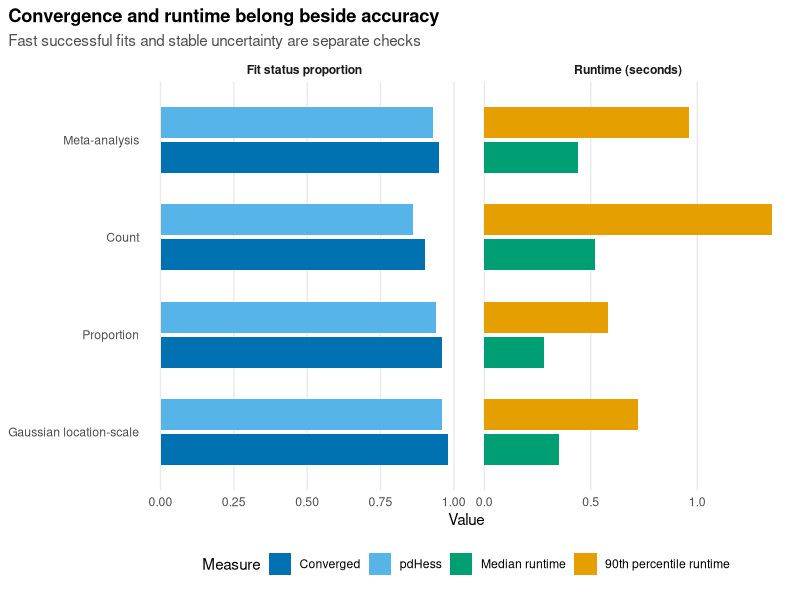
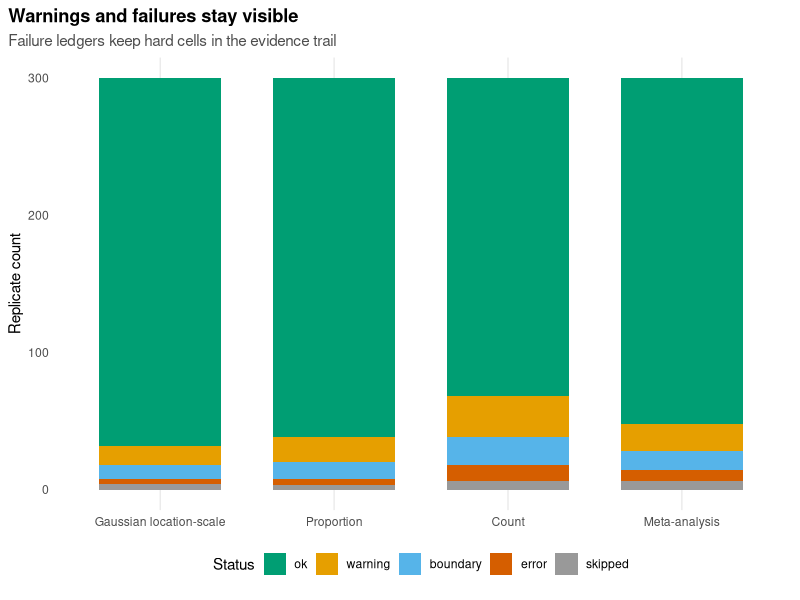

These figures' R source, in order:
## ---- chunk 1
has_ggplot2 <- requireNamespace("ggplot2", quietly = TRUE)
knitr::opts_chunk$set(
  collapse = TRUE,
  comment = "#>",
  fig.width = 7,
  fig.height = 4.2,
  dpi = 144,
  eval = has_ggplot2
)
## ---- chunk 2
library(ggplot2)

theme_sim_grammar <- function() {
  theme_minimal(base_size = 11) +
    theme(
      panel.grid.minor = element_blank(),
      panel.grid.major.y = element_blank(),
      plot.title.position = "plot",
      plot.title = element_text(face = "bold"),
      plot.subtitle = element_text(colour = "grey30", lineheight = 1.05),
      strip.text = element_text(face = "bold"),
      legend.position = "bottom",
      plot.margin = margin(6, 10, 12, 6)
    )
}

surface_palette <- c(
  "Gaussian location-scale" = "#0072B2",
  "Proportion" = "#009E73",
  "Count" = "#D55E00",
  "Meta-analysis" = "#CC79A7"
)

surface_levels <- names(surface_palette)
surface_facet_labels <- c(
  "Gaussian location-scale" = "Gaussian\nlocation-scale",
  "Proportion" = "Proportion",
  "Count" = "Count",
  "Meta-analysis" = "Meta-analysis"
)
estimand_display_labels <- c(
  "beta_x" = "beta_x",
  "sigma" = "sigma",
  "sd_group" = "sd(group)",
  "rho12" = "rho12"
)
## ---- chunk 3
run_summary <- data.frame(
  surface = surface_levels,
  convergence_rate = c(0.98, 0.96, 0.90, 0.95),
  pdhess_rate = c(0.96, 0.94, 0.86, 0.93),
  elapsed_median = c(0.35, 0.28, 0.52, 0.44),
  elapsed_p90 = c(0.72, 0.58, 1.35, 0.96)
)
run_summary$surface <- factor(run_summary$surface, levels = surface_levels)
run_long <- rbind(
  data.frame(
    surface = run_summary$surface,
    measure = "Converged",
    value = run_summary$convergence_rate
  ),
  data.frame(
    surface = run_summary$surface,
    measure = "pdHess",
    value = run_summary$pdhess_rate
  ),
  data.frame(
    surface = run_summary$surface,
    measure = "Median runtime",
    value = run_summary$elapsed_median
  ),
  data.frame(
    surface = run_summary$surface,
    measure = "90th percentile runtime",
    value = run_summary$elapsed_p90
  )
)
run_long$panel <- ifelse(
  grepl("runtime", run_long$measure),
  "Runtime (seconds)",
  "Fit status proportion"
)
run_long$measure <- factor(
  run_long$measure,
  levels = c(
    "Converged",
    "pdHess",
    "Median runtime",
    "90th percentile runtime"
  )
)

ggplot(run_long, aes(value, surface, fill = measure)) +
  geom_col(position = position_dodge(width = 0.72), width = 0.64) +
  facet_wrap(~panel, scales = "free_x") +
  scale_fill_manual(values = c(
    "Converged" = "#0072B2",
    "pdHess" = "#56B4E9",
    "Median runtime" = "#009E73",
    "90th percentile runtime" = "#E69F00"
  )) +
  labs(
    title = "Convergence and runtime belong beside accuracy",
    subtitle = "Fast successful fits and stable uncertainty are separate checks",
    x = "Value",
    y = NULL,
    fill = "Measure"
  ) +
  theme_sim_grammar()
## ---- chunk 4
failure_ledger <- data.frame(
  surface = rep(surface_levels, each = 5),
  status = rep(c("ok", "warning", "boundary", "error", "skipped"), 4),
  count = c(
    268, 14, 10, 4, 4,
    262, 18, 12, 5, 3,
    232, 30, 20, 12, 6,
    252, 20, 14, 8, 6
  )
)
failure_ledger$surface <- factor(failure_ledger$surface, levels = surface_levels)
failure_ledger$status <- factor(
  failure_ledger$status,
  levels = c("ok", "warning", "boundary", "error", "skipped")
)

ggplot(failure_ledger, aes(surface, count, fill = status)) +
  geom_col(width = 0.7) +
  scale_fill_manual(values = c(
    "ok" = "#009E73",
    "warning" = "#E69F00",
    "boundary" = "#56B4E9",
    "error" = "#D55E00",
    "skipped" = "#999999"
  )) +
  labs(
    title = "Warnings and failures stay visible",
    subtitle = "Failure ledgers keep hard cells in the evidence trail",
    x = NULL,
    y = "Replicate count",
    fill = "Status"
  ) +
  theme_sim_grammar()
